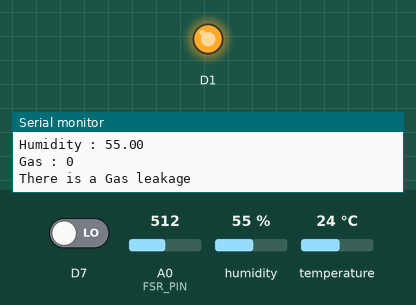
Recording of a sketch running on a simulated ESP8266 (NodeMCU). Shown: output pins drawn as LEDs (lit = HIGH), the last lines printed to the serial monitor. The inputs (shaded band) are chosen by the test bench; at power-on: temperature 24 °C, A0 (FSR_PIN) = 512, D7 LOW, humidity 55 %. WiFi joins after 1.5 s; servers stay silent unless stated.

Above: at 4.0 s.
4.1 s: temperature set to 30 °C
9.9 s: temperature set to 33 °C
22.6 s: A0 (FSR_PIN) set to 1023
29.5 s: D7 driven HIGH
At 33.6 s:
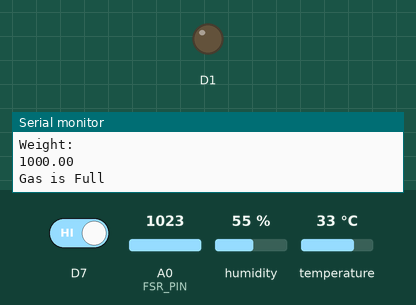
38.8 s: D7 driven LOW
At 43.6 s:
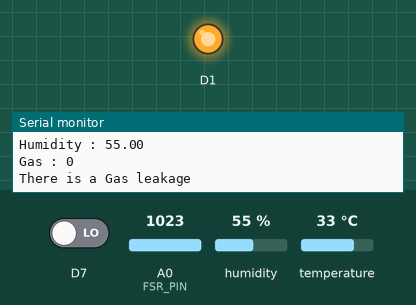
Timing chart, 0 to 52.5 s (numbered marks = the images above; inputs shaded):
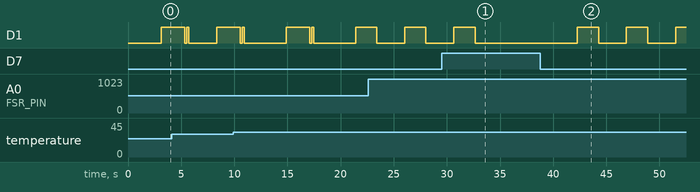

Measured:
- after the input at 29.5 s, D1: goes on until 32.7 s, then stays LOW
- after the input at 38.8 s, D1: alternates HIGH for 2.0 s and LOW for 2.6 s, starting after 3.5 s

The sketch:

Temegrame.ino
```cpp
#define BLYNK_TEMPLATE_ID "************"
#define BLYNK_TEMPLATE_NAME "GAS Monitoring System"
#define BLYNK_AUTH_TOKEN "*********************"
#define BOT_TOKEN "*******************"

#include <ESP8266WiFi.h>
#include <WiFiClientSecure.h>
#include <UniversalTelegramBot.h>
#include <BlynkSimpleEsp8266.h>
#include <SoftwareSerial.h>
#include <DHT.h>

#define BLYNK_PRINT Serial
#define DHTPIN D5
#define DHTTYPE DHT11
#define FSR_PIN A0

// WiFi credentials
const char* ssid = "***********";
const char* password ="**************";

// Telegram bot setup
WiFiClientSecure secured_client;
UniversalTelegramBot bot(BOT_TOKEN, secured_client);
String chat_id = "6240494160";   // <-- Replace with your Telegram Chat ID

// Sensors
DHT dht(DHTPIN, DHTTYPE);

void setup() {
  pinMode(FSR_PIN, INPUT);
  pinMode(D7, INPUT);
  pinMode(DHTPIN, INPUT);
  pinMode(D1, OUTPUT);

  Serial.begin(115200);
  dht.begin();

  // Connect WiFi
  WiFi.begin(ssid, password);
  Serial.print("Connecting to WiFi");
  while (WiFi.status() != WL_CONNECTED) {
    delay(500);
    Serial.print(".");
  }
  Serial.println("\nWiFi Connected!");
  secured_client.setInsecure();

  // Connect Blynk
  Blynk.begin(BLYNK_AUTH_TOKEN, ssid, password);
  delay(1000);
}

void loop() {
  int sensor = digitalRead(D7);
  float hum = dht.readHumidity();
  float temp = dht.readTemperature();

  if (temp > 31) {
    Blynk.virtualWrite(V0, "There is a Fire!!"); // Fire status
    Serial.println("There is a Fire!!");
    bot.sendMessage(chat_id, "🔥 Fire has been detected!", "");
    Blynk.virtualWrite(V1, temp);
    delay(1000);
  } else {
    Blynk.virtualWrite(V0, "It's Normal");
    Serial.println("It's Normal");
  }
  Serial.print("Temperature : ");
  Serial.println(temp);
  Serial.print("Humidity : ");
  Serial.println(hum);

  Serial.print("Gas : ");
  Serial.println(sensor);
  Blynk.virtualWrite(V2, sensor);

  if (sensor == HIGH) {
    Serial.println("There is no Gas leakage");
    Blynk.virtualWrite(V3, "There is no Gas leakage");
    digitalWrite(D1, LOW);
  } else {
    Serial.println("There is a Gas leakage");
    Blynk.virtualWrite(V3, "There is a Gas leakage");
    bot.sendMessage(chat_id, "💨 Gas leakage is detected!", "");
    digitalWrite(D1, HIGH);
    delay(2000);
  }

  // Weight (FSR) - Gas Booking System
  int fsrReading = analogRead(FSR_PIN);
  float force = map(fsrReading, 0, 1023, 0, 1000);
  Serial.println("Weight:");
  Serial.println(force);
  Blynk.virtualWrite(V4, force);

  if (force < 900) {
    Serial.println("Gas has been booked");
    Blynk.virtualWrite(V5, "Gas has been booked");

    // Buzzer alert
    digitalWrite(D1, HIGH); delay(200);
    digitalWrite(D1, LOW); delay(200);
    digitalWrite(D1, HIGH); delay(200);
    digitalWrite(D1, LOW);

    // Telegram Notification
    bot.sendMessage(chat_id, "📦 Gas has been booked successfully!", "");
    delay(1000);
  } else {
    Serial.println("Gas is Full");
    Blynk.virtualWrite(V5, "Gas is Full");
    digitalWrite(D1, LOW);
  }

  Blynk.run();
  delay(1000);
}
```
